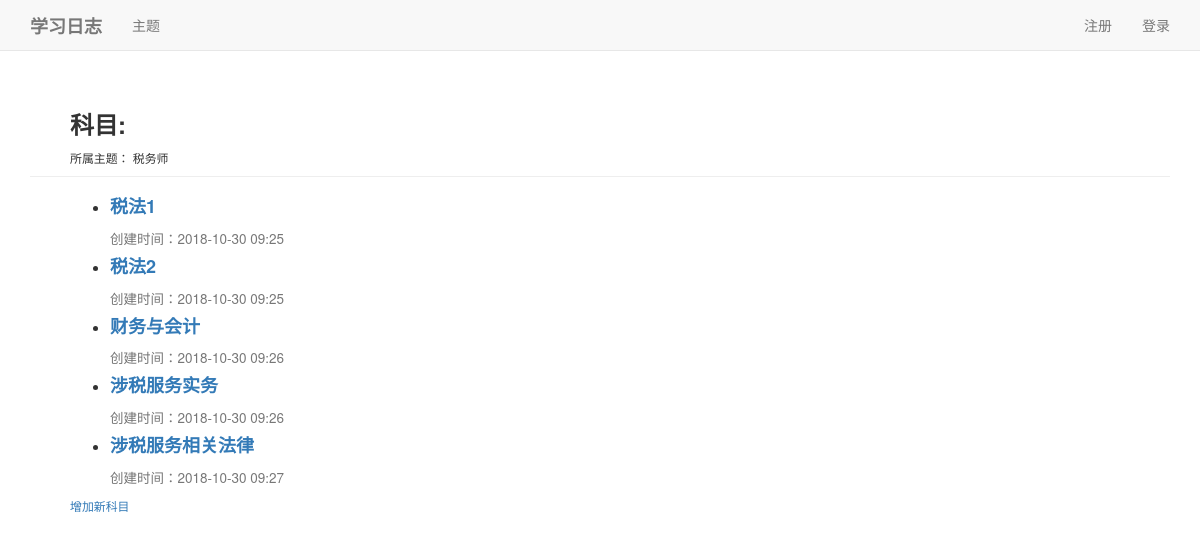
The page /learning_logs/TA/entries on the database its author committed.
### learning_logs/models.py (models this page shows, shortened)
class Topic(models.Model):
    text       = models.CharField(max_length=20)
    name       = models.CharField(max_length=40)
    date_added = models.DateTimeField(auto_now_add=True)
    def __str__(self):
        return self.text

class Entry(models.Model):
    topic      = models.ForeignKey(Topic, on_delete=models.CASCADE)
    text       = models.CharField(max_length=100)
    name       = models.CharField(max_length=200)
    date_added = models.DateTimeField(auto_now_add=True)
    class Meta:
        verbose_name_plural = 'entries'

### learning_logs/views.py (the view)
# urls.py: re_path('(?P<topic_name>[A-Z]+)/entries', views.entries, name='entries'),
def entries(request, topic_name):
    topic   = Topic.objects.get(name=topic_name)
    entries = topic.entry_set.order_by('date_added')
    context = {'topic':topic,'entries':entries}
    return render(request, 'learning_logs/entries.html', context)

### learning_logs/templates/learning_logs/entries.html
{% extends "learning_logs/base.html" %}
{% load bootstrap3 %}
{% block header %}
    <h3>
        <b>科目:</b>
    </h3>
    <small>所属主题： {{ topic }}</small>
{% endblock header %}
{% block content %}
    <ul>
        {% for entry in entries %}
            <li>
                <h4>
                    <a href="{% url 'learning_logs:blogs' topic.name entry.name %}">
                        <b>{{ entry.text|linebreaks }}</b>
                    </a>
                <h4>
                 <small>创建时间：{{ entry.date_added|date:'Y-m-d H:i' }}</small>
            </li>
        {% empty %}
            <li>
                <b>该话题下尚无任何科目。</b>
            </li>
       {% endfor %}
    </ul>
    <a href="{% url 'learning_logs:new_entry' topic.name %}">
        <small>增加新科目</small>
    </a>
{% endblock content %}

### rows shown on the page
Topic: text "税务师"
Entry: text "税法1", date_added "2018-10-30 09:25"
Entry: text "税法2", date_added "2018-10-30 09:25"
Entry: text "财务与会计", date_added "2018-10-30 09:26"
Entry: text "涉税服务实务", date_added "2018-10-30 09:26"
Entry: text "涉税服务相关法律", date_added "2018-10-30 09:27"
